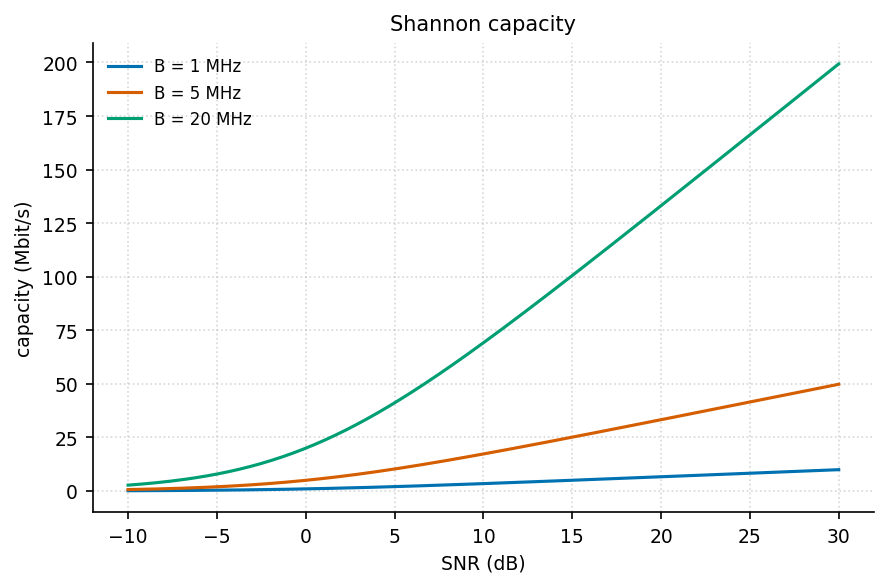

Here is the Python script that generated this plot:
"""capacity_curve: Shannon 信道容量随 SNR 变化."""
import sys, os; sys.path.insert(0, os.path.join(os.path.dirname(os.path.abspath(__file__)), '..', '..', '_utils', 'python'))
import numpy as np
import matplotlib.pyplot as plt
from theme import apply_theme
from palette import cycle

def make_figure(title='Shannon capacity'):
    apply_theme()
    snr_db = np.linspace(-10, 30, 200)
    snr = 10**(snr_db/10)
    fig, ax = plt.subplots()
    for i, B in enumerate([1, 5, 20]):
        C = B * np.log2(1 + snr)
        ax.plot(snr_db, C, color=cycle(i), label=f'B = {B} MHz')
    ax.set_xlabel('SNR (dB)'); ax.set_ylabel('capacity (Mbit/s)'); ax.set_title(title)
    ax.legend(); ax.grid(True, linestyle=':', alpha=0.5)
    fig.tight_layout()
    return fig

if __name__ == '__main__':
    fig = make_figure(); fig.savefig(__file__.replace('.py', '.png'), dpi=150)
